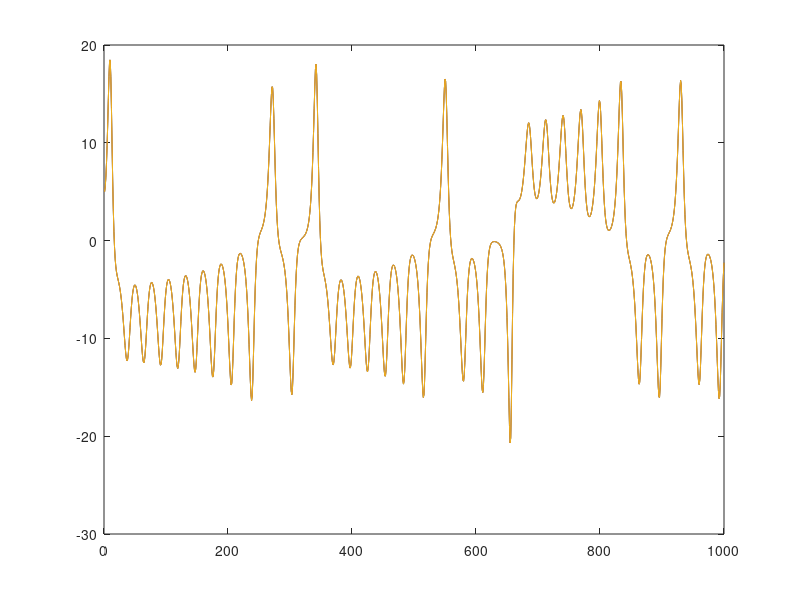

Recreate this plot in MATLAB.
clear all;
close all;
clc;

num_iter = 50;
normal_time = zeros(1, num_iter);
horner_time = zeros(1, num_iter);
simplify_time = zeros(1, num_iter);
N=1000;
for iter = 1:num_iter
    % Normal

    tic
    x(1)=5;
    y(1)=6;
    z(1)=7;
    for i = 2:N
        x(i)=0.85919*x(i-1)+0.22489*y(i-1)-0.2833*10^(-2)*x(i-1)*z(i-1)-0.34598*10^(-3)*y(i-1)*z(i-1)-0.12927*10^(-1)-0.69159*10^(-3)*x(i-1)*y(i-1)+0.73257*10^(-3)*x(i-1)^2;
        y(i)=1.109*y(i-1)-0.6713*10^(-2)*y(i-1)*z(i-1)-0.18688*10^(-1)*x(i-1)*z(i-1)+0.54947*x(i-1)-0.33705*10^(-4)*z(i-1)^2+0.67054*10^(-4)*x(i-1)*y(i-1)-0.36965*10^(-3)*x(i-1)^2;
        z(i)=1.0077*z(i-1)+0.93353*10^(-2)*x(i-1)*y(i-1)-0.21708*10^(-2)*z(i-1)^2+0.72469*10^(-2)*x(i-1)^2+0.76919*10^(-2)*y(i-1)^2-0.47834+0.48760*10^(-4)*y(i-1)*z(i-1);
    end
    normal_time(iter) = toc;



    % Horner's method

    tic
    x2(1)=5;
    y2(1)=6;
    z2(1)=7;
    for i = 2:N
        x2(i)=x2(i-1)*(0.85919-0.2833*10^(-2)*z2(i-1)-0.69159*10^(-3)*y2(i-1)+0.73257*10^(-3)*x2(i-1))+y2(i-1)*(0.22489-0.34598*10^(-3)*z2(i-1))-0.12927*10^(-1);
        y2(i)=z2(i-1)*(-0.6713*10^(-2)*y2(i-1)-0.18688*10^(-1)*x2(i-1)-0.33705*10^(-4)*z2(i-1))+x2(i-1)*(0.54947+0.67054*10^(-4)*y2(i-1)-0.36965*10^(-3)*x2(i-1))+1.109*y2(i-1);
        z2(i)=y2(i-1)*(0.93353*10^(-2)*x2(i-1)+0.76919*10^(-2)*y2(i-1)+0.48760*10^(-4)*z2(i-1))+z2(i-1)*(1.0077-0.21708*10^(-2)*z2(i-1))+0.72469*10^(-2)*x2(i-1)^2-0.47834;
    end
    horner_time(iter) = toc;

    % Simplify Method
    tic
    x3(1)=5;
    y3(1)=6;
    z3(1)=7;
    for i = 2:N
        x3(i)=(85919*x3(i-1))/100000 + (22489*y3(i-1))/100000 - (6378791866968395*x3(i-1)*y3(i-1))/9223372036854775808 -...
            (6532453245102395*x3(i-1)*z3(i-1))/2305843009213693952 - (6382204514622031*y3(i-1)*z3(i-1))/18446744073709551616 + ...
            (422297853314919*x3(i-1)^2)/576460752303423488 - 1862977036256589/144115188075855872;
        y3(i)=(54947*x3(i-1))/100000 + (1109*y3(i-1))/1000 + (2473855954237041*x3(i-1)*y3(i-1))/36893488147419103232 -...
            (292*x3(i-1)*z3(i-1))/15625 - (1934890515106441*y3(i-1)*z3(i-1))/288230376151711744 -...
            (426177434177921*x3(i-1)^2)/1152921504606846976 - (1243495018008761*z3(i-1)^2)/36893488147419103232;
        z3(i)=(10077*z3(i-1))/10000 + (5381434060978149*x3(i-1)*y3(i-1))/576460752303423488 +...
            (3597852964136311*y3(i-1)*z3(i-1))/73786976294838206464 + (8355106851735359*x3(i-1)^2)/1152921504606846976 +...
            (8868156921285407*y3(i-1)^2)/1152921504606846976 - (5005524004401087*z3(i-1)^2)/2305843009213693952 - 23917/50000;
    end
    simplify_time(iter)=toc;


end

% % Calculate mean and standard deviation
normal_mean = mean(normal_time);
normal_std = std(normal_time);
horner_mean = mean(horner_time);
horner_std = std(horner_time);
simplify_mean = mean(simplify_time);
simplify_std = std(simplify_time);

% Display results
fprintf('Normal method: \n');
fprintf('Mean time: %.15f\n', normal_mean);
fprintf('Standard deviation: %.15f\n', normal_std);
fprintf('\n');
fprintf('Horner''s method: \n');
fprintf('Mean time: %.15f\n', horner_mean);
fprintf('Standard deviation: %.15f\n', horner_std);
fprintf('\n');
fprintf('Simplify method: \n');
fprintf('Mean time: %.15f\n', simplify_mean);
fprintf('Standard deviation: %.15f\n', simplify_std);

% figure(1)
% plot(x,'k')
% figure(2)
% plot(y,'k')
% figure(3)
% plot(z,'k')
% figure(4)
% plot3(x,y,z,'k')
%
%
% figure(5)
% plot(x2,'k')
% figure(6)
% plot(y2,'k')
% figure(7)
% plot(z2,'k')
% figure(8)
% plot3(x2,y2,z2,'k')
%
% figure(9)
% plot(x,'k')
% hold on
% plot(x2,'b')

figure
plot(x)
hold on
plot(x2)
hold on
plot(x3)
